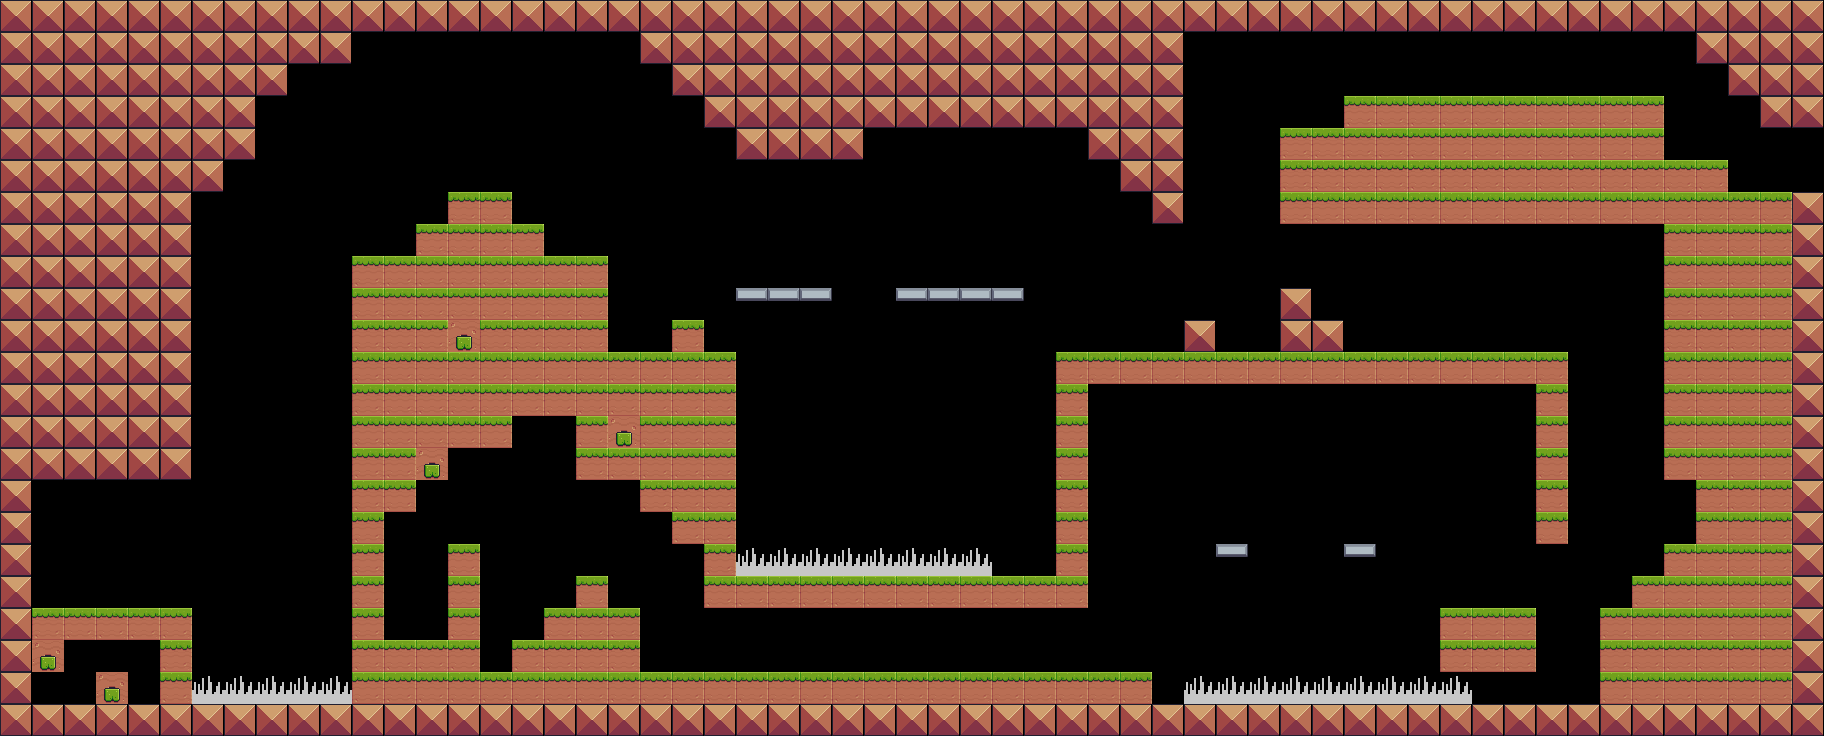

Tiled map render using the project's own tile images. Description and the whole map definition, tile-layer contents included, below:
An orthogonal 57x23 tile map with 32x32 px tiles, 2 tile layers (collision, mapArt) and 7 objects (2x powerFlower, 2x spawnZone, playerPosition, winZone, enemyZone).

<map version="1.5" tiledversion="1.7.0" orientation="orthogonal" renderorder="right-down" width="57" height="23" tilewidth="32" tileheight="32" infinite="0" nextlayerid="8" nextobjectid="15">
 <tileset firstgid="1" name="tiles2" tilewidth="32" tileheight="32" tilecount="52" columns="4">
  <image source="tiles2.png" width="128" height="416" />
 </tileset>
 <layer id="1" name="collision" width="57" height="23">
  <data encoding="csv">
10,10,10,10,10,10,10,10,10,10,10,10,10,10,10,10,10,10,10,10,10,10,10,10,10,10,10,10,10,10,10,10,10,10,10,10,10,10,10,10,10,10,10,10,10,10,10,10,10,10,10,10,10,10,10,10,10,
10,10,10,10,10,10,10,10,10,10,10,0,0,0,0,0,0,0,0,0,10,10,10,10,10,10,10,10,10,10,10,10,10,10,10,10,10,0,0,0,0,0,0,0,0,0,0,0,0,0,0,0,0,10,10,10,10,
10,10,10,10,10,10,10,10,10,0,0,0,0,0,0,0,0,0,0,0,0,10,10,10,10,10,10,10,10,10,10,10,10,10,10,10,10,0,0,0,0,0,0,0,0,0,0,0,0,0,0,0,0,0,10,10,10,
10,10,10,10,10,10,10,10,0,0,0,0,0,0,0,0,0,0,0,0,0,0,10,10,10,10,10,10,10,10,10,10,10,10,10,10,10,0,0,0,0,0,18,18,18,18,18,18,18,18,18,18,0,0,0,10,10,
10,10,10,10,10,10,10,10,0,0,0,0,0,0,0,0,0,0,0,0,0,0,0,10,10,10,10,0,0,0,0,0,0,0,10,10,10,0,0,0,18,18,18,18,18,18,18,18,18,18,18,18,0,0,0,0,0,
10,10,10,10,10,10,10,0,0,0,0,0,0,0,0,0,0,0,0,0,0,0,0,0,0,0,0,0,0,0,0,0,0,0,0,10,10,0,0,0,18,18,18,18,18,18,18,18,18,18,18,18,18,18,0,0,0,
10,10,10,10,10,10,0,0,0,0,0,0,0,0,18,18,0,0,0,0,0,0,0,0,0,0,0,0,0,0,0,0,0,0,0,0,10,0,0,0,18,18,18,18,18,18,18,18,18,18,18,18,18,18,18,18,10,
10,10,10,10,10,10,0,0,0,0,0,0,0,18,18,18,18,0,0,0,0,0,0,0,0,0,0,0,0,0,0,0,0,0,0,0,0,0,0,0,0,0,0,0,0,0,0,0,0,0,0,0,18,18,18,18,10,
10,10,10,10,10,10,0,0,0,0,0,18,18,18,18,18,18,18,18,0,0,0,0,0,0,0,0,0,0,0,0,0,0,0,0,0,0,0,0,0,0,0,0,0,0,0,0,0,0,0,0,0,18,18,18,18,10,
10,10,10,10,10,10,0,0,0,0,0,18,18,18,18,18,18,18,18,0,0,0,0,22,22,22,0,0,22,22,22,22,0,0,0,0,0,0,0,0,10,0,0,0,0,0,0,0,0,0,0,0,18,18,18,18,10,
10,10,10,10,10,10,0,0,0,0,0,18,18,18,26,18,18,18,18,0,0,18,0,0,0,0,0,0,0,0,0,0,0,0,0,0,0,10,0,0,10,10,0,0,0,0,0,0,0,0,0,0,18,18,18,18,10,
10,10,10,10,10,10,0,0,0,0,0,18,18,18,18,18,18,18,18,18,18,18,18,0,0,0,0,0,0,0,0,0,0,18,18,18,18,18,18,18,18,18,18,18,18,18,18,18,18,0,0,0,18,18,18,18,10,
10,10,10,10,10,10,0,0,0,0,0,18,18,18,18,18,18,18,18,18,18,18,18,0,0,0,0,0,0,0,0,0,0,18,0,0,0,0,0,0,0,0,0,0,0,0,0,0,18,0,0,0,18,18,18,18,10,
10,10,10,10,10,10,0,0,0,0,0,18,18,18,18,18,0,0,18,26,18,18,18,0,0,0,0,0,0,0,0,0,0,18,0,0,0,0,0,0,0,0,0,0,0,0,0,0,18,0,0,0,18,18,18,18,10,
10,10,10,10,10,10,0,0,0,0,0,18,18,26,0,0,0,0,18,18,18,18,18,0,0,0,0,0,0,0,0,0,0,18,0,0,0,0,0,0,0,0,0,0,0,0,0,0,18,0,0,0,18,18,18,18,10,
10,0,0,0,0,0,0,0,0,0,0,18,18,0,0,0,0,0,0,0,18,18,18,0,0,0,0,0,0,0,0,0,0,18,0,0,0,0,0,0,0,0,0,0,0,0,0,0,18,0,0,0,0,18,18,18,10,
10,0,0,0,0,0,0,0,0,0,0,18,0,0,0,0,0,0,0,0,0,18,18,0,0,0,0,0,0,0,0,0,0,18,0,0,0,0,0,0,0,0,0,0,0,0,0,0,18,0,0,0,0,18,18,18,10,
10,0,0,0,0,0,0,0,0,0,0,18,0,0,18,0,0,0,0,0,0,0,18,17,17,17,17,17,17,17,17,0,0,18,0,0,0,0,22,0,0,0,22,0,0,0,0,0,0,0,0,0,18,18,18,18,10,
10,0,0,0,0,0,0,0,0,0,0,18,0,0,18,0,0,0,18,0,0,0,18,18,18,18,18,18,18,18,18,18,18,18,0,0,0,0,0,0,0,0,0,0,0,0,0,0,0,0,0,18,18,18,18,18,10,
10,18,18,18,18,18,0,0,0,0,0,18,0,0,18,0,0,18,18,18,0,0,0,0,0,0,0,0,0,0,0,0,0,0,0,0,0,0,0,0,0,0,0,0,0,18,18,18,0,0,18,18,18,18,18,18,10,
10,26,0,0,0,18,0,0,0,0,0,18,18,18,18,0,18,18,18,18,0,0,0,0,0,0,0,0,0,0,0,0,0,0,0,0,0,0,0,0,0,0,0,0,0,18,18,18,0,0,18,18,18,18,18,18,10,
10,0,0,26,0,18,0,0,0,0,0,18,18,18,18,18,18,18,18,18,18,18,18,18,18,18,18,18,18,18,18,18,18,18,18,18,0,0,0,0,0,0,0,0,0,0,0,0,0,0,18,18,18,18,18,18,10,
10,10,10,10,10,10,10,10,10,10,10,10,10,10,10,10,10,10,10,10,10,10,10,10,10,10,10,10,10,10,10,10,10,10,10,10,10,10,10,10,10,10,10,10,10,10,10,10,10,10,10,10,10,10,10,10,10
</data>
 </layer>
 <objectgroup id="7" name="Object Layer 1">
  <object id="5" name="playerPosition" x="68.599" y="540.379" width="70.1703" height="39.1648" />
  <object id="6" name="winZone" x="1822.22" y="109.962" width="81.5934" height="96.2802" />
  <object id="8" name="enemyZone" x="196" y="662" width="158" height="41">
   <properties>
    <property name="amount" type="int" value="4" />
   </properties>
  </object>
  <object id="10" name="powerFlower" type="powerFlower" gid="2" x="1372.33" y="102.167" width="32" height="32" />
  <object id="11" name="powerFlower" type="powerFlower" gid="2" x="817.333" y="665.333" width="32" height="32" />
  <object id="12" name="spawnZone" x="1579" y="507.5" width="98" height="77">
   <properties>
    <property name="amount" type="int" value="4" />
   </properties>
  </object>
  <object id="14" name="spawnZone" x="785" y="611.5" width="98" height="77">
   <properties>
    <property name="amount" type="int" value="4" />
   </properties>
  </object>
 </objectgroup>
 <layer id="6" name="mapArt" width="57" height="23">
  <properties>
   <property name="noCollision" value="" />
  </properties>
  <data encoding="csv">
0,0,0,0,0,0,0,0,0,0,0,0,0,0,0,0,0,0,0,0,0,0,0,0,0,0,0,0,0,0,0,0,0,0,0,0,0,0,0,0,0,0,0,0,0,0,0,0,0,0,0,0,0,0,0,0,0,
0,0,0,0,0,0,0,0,0,0,0,0,0,0,0,0,0,0,0,0,0,0,0,0,0,0,0,0,0,0,0,0,0,0,0,0,0,0,0,0,0,0,0,0,0,0,0,0,0,0,0,0,0,0,0,0,0,
0,0,0,0,0,0,0,0,0,0,0,0,0,0,0,0,0,0,0,0,0,0,0,0,0,0,0,0,0,0,0,0,0,0,0,0,0,0,0,0,0,0,0,0,0,0,0,0,0,0,0,0,0,0,0,0,0,
0,0,0,0,0,0,0,0,0,0,0,0,0,0,0,0,0,0,0,0,0,0,0,0,0,0,0,0,0,0,0,0,0,0,0,0,0,0,0,0,0,0,0,0,0,0,0,0,0,0,0,0,0,0,0,0,0,
0,0,0,0,0,0,0,0,0,0,0,0,0,0,0,0,0,0,0,0,0,0,0,0,0,0,0,0,0,0,0,0,0,0,0,0,0,0,0,0,0,0,0,0,0,0,0,0,0,0,0,0,0,0,0,0,0,
0,0,0,0,0,0,0,0,0,0,0,0,0,0,0,0,0,0,0,0,0,0,0,0,0,0,0,0,0,0,0,0,0,0,0,0,0,0,0,0,0,0,0,0,0,0,0,0,0,0,0,0,0,0,0,0,0,
0,0,0,0,0,0,0,0,0,0,0,0,0,0,0,0,0,0,0,0,0,0,0,0,0,0,0,0,0,0,0,0,0,0,0,0,0,0,0,0,0,0,0,0,0,0,0,0,0,0,0,0,0,0,0,0,0,
0,0,0,0,0,0,0,0,0,0,0,0,0,0,0,0,0,0,0,0,0,0,0,0,0,0,0,0,0,0,0,0,0,0,0,0,0,0,0,0,0,0,0,0,0,0,0,0,0,0,0,0,0,0,0,0,0,
0,0,0,0,0,0,0,0,0,0,0,0,0,0,0,0,0,0,0,0,0,0,0,0,0,0,0,0,0,0,0,0,0,0,0,0,0,0,0,0,0,0,0,0,0,0,0,0,0,0,0,0,0,0,0,0,0,
0,0,0,0,0,0,0,0,0,0,0,0,0,0,0,0,0,0,0,0,0,0,0,0,0,0,0,0,0,0,0,0,0,0,0,0,0,0,0,0,0,0,0,0,0,0,0,0,0,0,0,0,0,0,0,0,0,
0,0,0,0,0,0,0,0,0,0,0,0,0,0,0,0,0,0,0,0,0,0,0,0,0,0,0,0,0,0,0,0,0,0,0,0,0,0,0,0,0,0,0,0,0,0,0,0,0,0,0,0,0,0,0,0,0,
0,0,0,0,0,0,0,0,0,0,0,0,0,0,0,0,0,0,0,0,0,0,0,0,0,0,0,0,0,0,0,0,0,0,0,0,0,0,0,0,0,0,0,0,0,0,0,0,0,0,0,0,0,0,0,0,0,
0,0,0,0,0,0,0,0,0,0,0,0,0,0,0,0,0,0,0,0,0,0,0,0,0,0,0,0,0,0,0,0,0,0,0,0,0,0,0,0,0,0,0,0,0,0,0,0,0,0,0,0,0,0,0,0,0,
0,0,0,0,0,0,0,0,0,0,0,0,0,0,0,0,0,0,0,0,0,0,0,0,0,0,0,0,0,0,0,0,0,0,0,0,0,0,0,0,0,0,0,0,0,0,0,0,0,0,0,0,0,0,0,0,0,
0,0,0,0,0,0,0,0,0,0,0,0,0,0,0,0,0,0,0,0,0,0,0,0,0,0,0,0,0,0,0,0,0,0,0,0,0,0,0,0,0,0,0,0,0,0,0,0,0,0,0,0,0,0,0,0,0,
0,0,0,0,0,0,0,0,0,0,0,0,0,0,0,0,0,0,0,0,0,0,0,0,0,0,0,0,0,0,0,0,0,0,0,0,0,0,0,0,0,0,0,0,0,0,0,0,0,0,0,0,0,0,0,0,0,
0,0,0,0,0,0,0,0,0,0,0,0,0,0,0,0,0,0,0,0,0,0,0,0,0,0,0,0,0,0,0,0,0,0,0,0,0,0,0,0,0,0,0,0,0,0,0,0,0,0,0,0,0,0,0,0,0,
0,0,0,0,0,0,0,0,0,0,0,0,0,0,0,0,0,0,0,0,0,0,0,0,0,0,0,0,0,0,0,0,0,0,0,0,0,0,0,0,0,0,0,0,0,0,0,0,0,0,0,0,0,0,0,0,0,
0,0,0,0,0,0,0,0,0,0,0,0,0,0,0,0,0,0,0,0,0,0,0,0,0,0,0,0,0,0,0,0,0,0,0,0,0,0,0,0,0,0,0,0,0,0,0,0,0,0,0,0,0,0,0,0,0,
0,0,0,0,0,0,0,0,0,0,0,0,0,0,0,0,0,0,0,0,0,0,0,0,0,0,0,0,0,0,0,0,0,0,0,0,0,0,0,0,0,0,0,0,0,0,0,0,0,0,0,0,0,0,0,0,0,
0,0,0,0,0,0,0,0,0,0,0,0,0,0,0,0,0,0,0,0,0,0,0,0,0,0,0,0,0,0,0,0,0,0,0,0,0,0,0,0,0,0,0,0,0,0,0,0,0,0,0,0,0,0,0,0,0,
0,0,0,0,0,0,17,17,17,17,17,0,0,0,0,0,0,0,0,0,0,0,0,0,0,0,0,0,0,0,0,0,0,0,0,0,0,17,17,17,17,17,17,17,17,17,0,0,0,0,0,0,0,0,0,0,0,
0,0,0,0,0,0,0,0,0,0,0,0,0,0,0,0,0,0,0,0,0,0,0,0,0,0,0,0,0,0,0,0,0,0,0,0,0,0,0,0,0,0,0,0,0,0,0,0,0,0,0,0,0,0,0,0,0
</data>
 </layer>
</map>